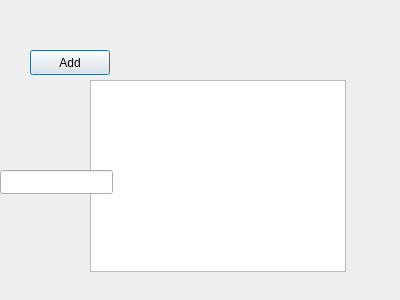
<?xml version="1.0" encoding="UTF-8"?>
<ui version="4.0">
 <class>ResultMenu</class>
 <widget class="QDialog" name="ResultMenu">
  <property name="geometry">
   <rect>
    <x>0</x>
    <y>0</y>
    <width>400</width>
    <height>300</height>
   </rect>
  </property>
  <property name="windowTitle">
   <string>Dialog</string>
  </property>
  <widget class="QPushButton" name="pushButton">
   <property name="geometry">
    <rect>
     <x>30</x>
     <y>50</y>
     <width>80</width>
     <height>25</height>
    </rect>
   </property>
   <property name="text">
    <string>Add</string>
   </property>
  </widget>
  <widget class="QPushButton" name="nextButton">
   <property name="geometry">
    <rect>
     <x>230</x>
     <y>20</y>
     <width>80</width>
     <height>25</height>
    </rect>
   </property>
   <property name="styleSheet">
    <string notr="true">QPushButton#nextButton:hover{background-color: rgba(0,0,0,0.5);}
QPushButton#nextButton{background-color:rgba(0,0,0,0); border-radius:15px;}
</string>
   </property>
   <property name="text">
    <string/>
   </property>
  </widget>
  <widget class="QPushButton" name="restartButton">
   <property name="geometry">
    <rect>
     <x>10</x>
     <y>100</y>
     <width>80</width>
     <height>25</height>
    </rect>
   </property>
   <property name="styleSheet">
    <string notr="true">QPushButton#restartButton:hover{background-color: rgba(0,0,0,0.5);}
QPushButton#restartButton{background-color:rgba(0,0,0,0); border-radius:15px;}
</string>
   </property>
   <property name="text">
    <string/>
   </property>
  </widget>
  <widget class="QPushButton" name="menuButton">
   <property name="geometry">
    <rect>
     <x>130</x>
     <y>40</y>
     <width>80</width>
     <height>25</height>
    </rect>
   </property>
   <property name="styleSheet">
    <string notr="true">QPushButton#menuButton:hover{background-color: rgba(0,0,0,0.5);}
QPushButton#menuButton{background-color:rgba(0,0,0,0); border-radius:15px;}
</string>
   </property>
   <property name="text">
    <string/>
   </property>
  </widget>
  <widget class="QListWidget" name="listWidgetHallOfFame">
   <property name="geometry">
    <rect>
     <x>90</x>
     <y>80</y>
     <width>256</width>
     <height>192</height>
    </rect>
   </property>
  </widget>
  <widget class="QLineEdit" name="lineEdit">
   <property name="geometry">
    <rect>
     <x>0</x>
     <y>170</y>
     <width>113</width>
     <height>24</height>
    </rect>
   </property>
  </widget>
 </widget>
 <resources/>
 <connections/>
</ui>
